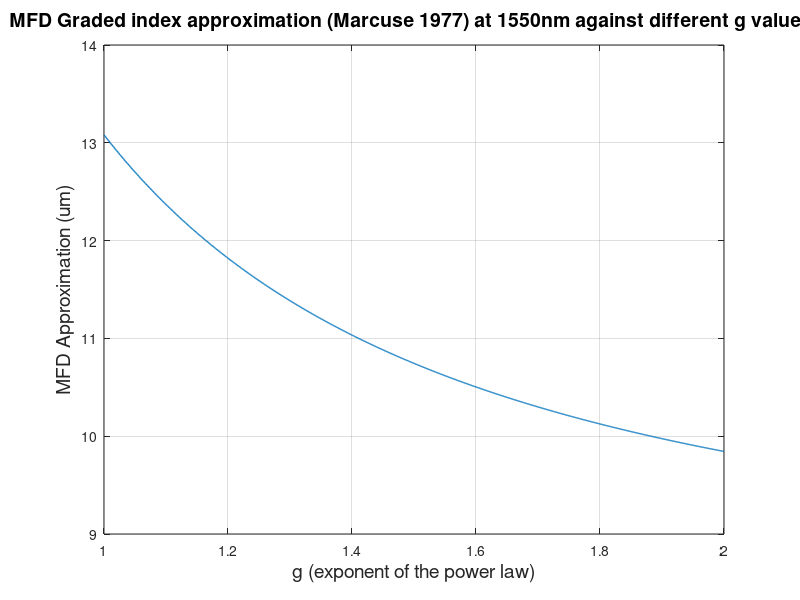

Source code (MATLAB): (Note: this script raises an error after producing the figure.)
close all
clear all
clc

%% 
% Place SMF_MFD.mat under same directory

% This file contains 3 sections:
% 1. Sweep and find an optimum g for Marcus graded index approximation to
% emulate 10.4um MFD at 1550nm as much as possible
%
% 2. Compare between 4 MFD approximation methods: 1 modes solver, 3
% empirical  formulae
%
% 3. Plot zmax for 2 apprimxation methods (they are most accurate): (1) Marcus
% graded index approximation (2) mode solver approximation

% The rest of analysis in the report will use mode solver approximation




%% 1. Find optimum g for Marcus graded index approximation


%This approximation is for graded index fibre
%find an optimal g to make MFD @ 1550nm as close to 10.4um as much as
%possible
focal =  18.36 * 10^(-3)
core_diameter = 8.2*1e-6
core_radius = core_diameter/2
NA = 0.14
wavelength = 1550*1e-9
V_1550  = 2*pi*core_radius*NA/wavelength


MFD_Marcuse_gsweep_vec  = [];
g_vec = 1:0.001:2;

for gg = 1:1:length(g_vec)
    g = g_vec(gg);
    A = ( 0.4 *( 1 + 4*(2/g)^(5/6) ))^(1/2);
    B = exp(0.298/g) - 1 + 1.478*(1 - exp(-0.077*g));
    C = 3.76 + exp(4.19/g^(0.418));

    MFD_Marcuse_gsweep = 2*core_radius*(  A/(V_1550 ^(2/(g+2))) + B/(V_1550 ^(3/2)) + C/(V_1550^(6)));
    MFD_Marcuse_gsweep_vec  = [MFD_Marcuse_gsweep_vec  MFD_Marcuse_gsweep];
end

figure;
plot(g_vec, MFD_Marcuse_gsweep_vec*1e6, 'LineWidth',1.0)
xlabel('g (exponent of the power law)', 'FontSize', 14)
ylabel('MFD Approximation (um)', 'FontSize', 14)
title('MFD Graded index approximation (Marcuse 1977) at 1550nm against different g values ', 'FontSize', 14)
grid on






%% 2. Compare between 4 methods of approximation


%% Mode solver approximation

%MFD_mode_solver_struct = load('/Volumes/YanwuLiu/MresSecondproject/simulation/July30/MFD/MFD_mode_solver/SMF_MFD.mat')
MFD_mode_solver_struct = load('SMF_MFD.mat')

wavelength_mode_solver = MFD_mode_solver_struct.lambda(1, :)*1e-09; 
MFD_mode_solver =  MFD_mode_solver_struct.lambda(2, :)*1e-06; 
zmax_mode_solver_vec = [];

for wm = 1:1:length(wavelength_mode_solver)
    
    wavelength_ms = wavelength_mode_solver(wm);
    MFD_ms = MFD_mode_solver(wm);
    zmax_mode_solver = 4*focal^2*wavelength_ms/(pi*MFD_ms^2);
    zmax_mode_solver_vec = [zmax_mode_solver_vec zmax_mode_solver];

end


%% Formula approximation

g_opt = 1.649
wavelength_range = (1460:1:1650)*1e-9

core_diameter = 8.2*1e-6
core_radius = core_diameter/2
NA = 0.14

MFD_Gauss_Newton_vec = [];
MFD_Marcuse_vec = [];
MFD_g_opt_vec = [];


V_vec  = [];

zmax_gopt_vec = [];

for ww = 1:1:length(wavelength_range)
    
    wavelength = wavelength_range(ww);
    V  = 2*pi*core_radius*NA/wavelength;
    V_vec  = [V_vec V];
    
    MFD_Gauss_Newton = 2*core_radius*(  172.04*exp( -  (V + 3.412)^2 / (2.141^2)   ) + 1   );
    MFD_Gauss_Newton_vec = [MFD_Gauss_Newton_vec MFD_Gauss_Newton];

    MFD_Marcuse = 2*core_radius*(0.65 + 1.619/V^(3/2) + 2.879/V^(6));
    %MFD_Marcuse = 2*core_radius*(sqrt(2/V) + 0.23/V^(3/2) + 18.01/V^(6));
    MFD_Marcuse_vec = [MFD_Marcuse_vec MFD_Marcuse];
    
    MFD_g_opt = MFD_Marcuse_optimal_g(V, g_opt, core_radius)
    MFD_g_opt_vec = [MFD_g_opt_vec MFD_g_opt];
    
    

    %maximum distance to maintain collimation
    zmax_gopt = 4*focal^2*wavelength/(pi*MFD_g_opt^2);
    zmax_gopt_vec = [zmax_gopt_vec zmax_gopt];

    
end


figure;
plot(wavelength_range*1e9, MFD_g_opt_vec*1e6 , '-.','LineWidth',1.5)
hold on
plot(wavelength_mode_solver*1e9, MFD_mode_solver*1e6, '-','LineWidth',1.5)
hold on
plot(wavelength_range*1e9, MFD_Gauss_Newton_vec*1e6, ':', 'LineWidth',1.5)
hold on
plot(wavelength_range*1e9, MFD_Marcuse_vec*1e6 , '--', 'LineWidth',1.5)
hold off
xlabel('wavelength (nm)', 'FontSize', 16)
ylabel('Approximated MFD(um)', 'FontSize', 16)
title('MFD approximation with different methods', 'FontSize', 16)
legend('Marcus g-opt Approx', 'Mode solver Approx','Gauss-Newton Approx', 'Marcuse Approx', 'FontSize', 16)
grid on


%% 3. Plot zmax for mode solver approximation and Marcus graded index g-opt approximation




figure;
plot(wavelength_range*1e9, zmax_gopt_vec, '-.','LineWidth',1.0)
hold on
plot(wavelength_mode_solver*1e9, zmax_mode_solver_vec,'-', 'LineWidth',1.0)
hold off
xlabel('wavelength (nm)', 'FontSize', 14)
ylabel('zmax(meters)', 'FontSize', 14)
legend('Marcus g-opt Approx', 'Mode solver Approx','FontSize', 14)
title('Maximum propagation distance zmax to maintain collimation (MFD approximated by Marcuse graded index g = 1.649)', 'FontSize', 14)
grid on









%%

function MFD_g_opt = MFD_Marcuse_optimal_g(V, g, core_radius)

    
    %A = ( 0.4 *( 1 + 4*(2/g)^(5/6) ))^(1/2);
    %B = exp(0.298/g) - 1 + 1.478*(1 - exp(-0.077*g));
    %C = 3.76 + exp(4.19/g^(0.418));

    %MFD_g_opt = 2*core_radius*(   A/(V^(2/(g+2))) + B/V^(3/2) + C/V^(6));
    
    A = ( 0.4 *( 1 + 4*(2/g)^(5/6) ))^(1/2);
    B = exp(0.298/g) - 1 + 1.478*(1 - exp(-0.077*g));
    C = 3.76 + exp(4.19/g^(0.418));

    MFD_g_opt = 2*core_radius*(  A/(V^(2/(g+2))) + B/(V^(3/2)) + C/(V^(6)));
    
   
end




